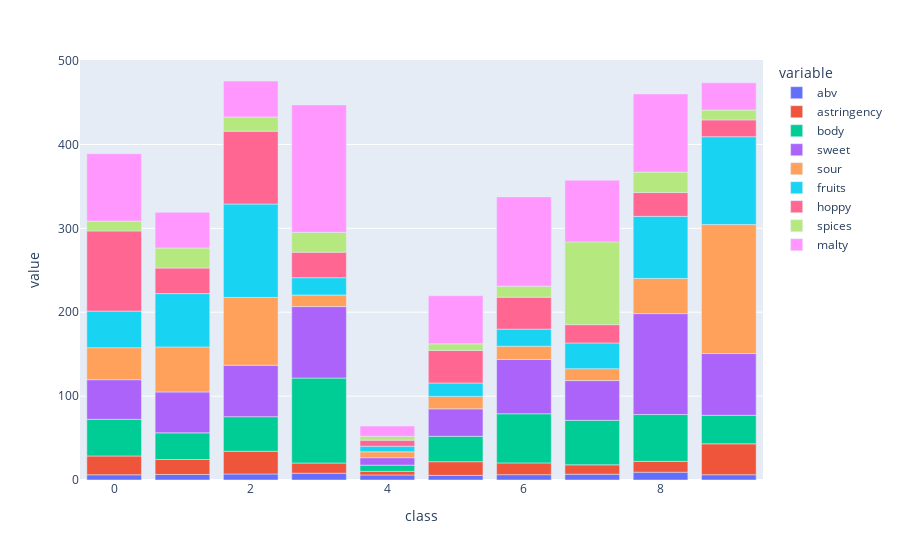

This figure's notebook cell:
### Code cell
fig = px.bar(bar_df, x="class", y=['abv', 'astringency', 'body', 'sweet', 'sour', 'fruits',
       'hoppy', 'spices', 'malty'])
fig.show()

### Figure 1 — Plotly figure (JSON) as saved in the notebook; plotly's stock layout.template omitted (floating-point values rounded to 4 significant figures)
{"data": [{"alignmentgroup": "True", "hovertemplate": "variable=abv<br>class=%{x}<br>value=%{y}<extra></extra>", "legendgroup": "abv", "marker": {"color": "#636efa", "pattern": {"shape": ""}}, "name": "abv", "offsetgroup": "abv", "orientation": "v", "showlegend": true, "textposition": "auto", "type": "bar", "x": [0, 1, 2, 3, 4, 5, 6, 7, 8, 9], "xaxis": "x", "y": [6.223, 6.583, 7.173, 8.086, 6.038, 5.514, 6.364, 6.936, 9.325, 6.279], "yaxis": "y"}, {"alignmentgroup": "True", "hovertemplate": "variable=astringency<br>class=%{x}<br>value=%{y}<extra></extra>", "legendgroup": "astringency", "marker": {"color": "#EF553B", "pattern": {"shape": ""}}, "name": "astringency", "offsetgroup": "astringency", "orientation": "v", "showlegend": true, "textposition": "auto", "type": "bar", "x": [0, 1, 2, 3, 4, 5, 6, 7, 8, 9], "xaxis": "x", "y": [22.42, 17.85, 27.09, 12.16, 4.224, 16.32, 14.0, 11.15, 12.88, 36.86], "yaxis": "y"}, {"alignmentgroup": "True", "hovertemplate": "variable=body<br>class=%{x}<br>value=%{y}<extra></extra>", "legendgroup": "body", "marker": {"color": "#00cc96", "pattern": {"shape": ""}}, "name": "body", "offsetgroup": "body", "orientation": "v", "showlegend": true, "textposition": "auto", "type": "bar", "x": [0, 1, 2, 3, 4, 5, 6, 7, 8, 9], "xaxis": "x", "y": [43.73, 31.8, 41.19, 101.3, 7.438, 30.28, 58.58, 53.03, 55.81, 33.95], "yaxis": "y"}, {"alignmentgroup": "True", "hovertemplate": "variable=sweet<br>class=%{x}<br>value=%{y}<extra></extra>", "legendgroup": "sweet", "marker": {"color": "#ab63fa", "pattern": {"shape": ""}}, "name": "sweet", "offsetgroup": "sweet", "orientation": "v", "showlegend": true, "textposition": "auto", "type": "bar", "x": [0, 1, 2, 3, 4, 5, 6, 7, 8, 9], "xaxis": "x", "y": [47.2, 48.73, 61.33, 85.17, 8.9, 32.71, 64.77, 47.4, 120.3, 73.67], "yaxis": "y"}, {"alignmentgroup": "True", "hovertemplate": "variable=sour<br>class=%{x}<br>value=%{y}<extra></extra>", "legendgroup": "sour", "marker": {"color": "#FFA15A", "pattern": {"shape": ""}}, "name": "sour", "offsetgroup": "sour", "orientation": "v", "showlegend": true, "textposition": "auto", "type": "bar", "x": [0, 1, 2, 3, 4, 5, 6, 7, 8, 9], "xaxis": "x", "y": [38.17, 53.7, 80.86, 13.79, 6.982, 14.83, 15.76, 14.16, 41.9, 153.7], "yaxis": "y"}, {"alignmentgroup": "True", "hovertemplate": "variable=fruits<br>class=%{x}<br>value=%{y}<extra></extra>", "legendgroup": "fruits", "marker": {"color": "#19d3f3", "pattern": {"shape": ""}}, "name": "fruits", "offsetgroup": "fruits", "orientation": "v", "showlegend": true, "textposition": "auto", "type": "bar", "x": [0, 1, 2, 3, 4, 5, 6, 7, 8, 9], "xaxis": "x", "y": [43.61, 63.53, 111.4, 20.64, 6.718, 15.97, 20.37, 30.68, 74.02, 104.7], "yaxis": "y"}, {"alignmentgroup": "True", "hovertemplate": "variable=hoppy<br>class=%{x}<br>value=%{y}<extra></extra>", "legendgroup": "hoppy", "marker": {"color": "#FF6692", "pattern": {"shape": ""}}, "name": "hoppy", "offsetgroup": "hoppy", "orientation": "v", "showlegend": true, "textposition": "auto", "type": "bar", "x": [0, 1, 2, 3, 4, 5, 6, 7, 8, 9], "xaxis": "x", "y": [95.56, 30.47, 86.81, 30.46, 7.194, 38.87, 38.13, 21.82, 28.36, 20.04], "yaxis": "y"}, {"alignmentgroup": "True", "hovertemplate": "variable=spices<br>class=%{x}<br>value=%{y}<extra></extra>", "legendgroup": "spices", "marker": {"color": "#B6E880", "pattern": {"shape": ""}}, "name": "spices", "offsetgroup": "spices", "orientation": "v", "showlegend": true, "textposition": "auto", "type": "bar", "x": [0, 1, 2, 3, 4, 5, 6, 7, 8, 9], "xaxis": "x", "y": [11.76, 23.89, 16.91, 23.63, 4.648, 7.8, 13.1, 98.65, 24.43, 11.78], "yaxis": "y"}, {"alignmentgroup": "True", "hovertemplate": "variable=malty<br>class=%{x}<br>value=%{y}<extra></extra>", "legendgroup": "malty", "marker": {"color": "#FF97FF", "pattern": {"shape": ""}}, "name": "malty", "offsetgroup": "malty", "orientation": "v", "showlegend": true, "textposition": "auto", "type": "bar", "x": [0, 1, 2, 3, 4, 5, 6, 7, 8, 9], "xaxis": "x", "y": [80.29, 42.51, 42.93, 151.9, 12.13, 57.33, 106.4, 73.61, 93.11, 32.45], "yaxis": "y"}], "layout": {"barmode": "relative", "legend": {"title": {"text": "variable"}, "tracegroupgap": 0}, "margin": {"t": 60}, "xaxis": {"anchor": "y", "domain": [0, 1], "title": {"text": "class"}}, "yaxis": {"anchor": "x", "domain": [0, 1], "title": {"text": "value"}}}}
